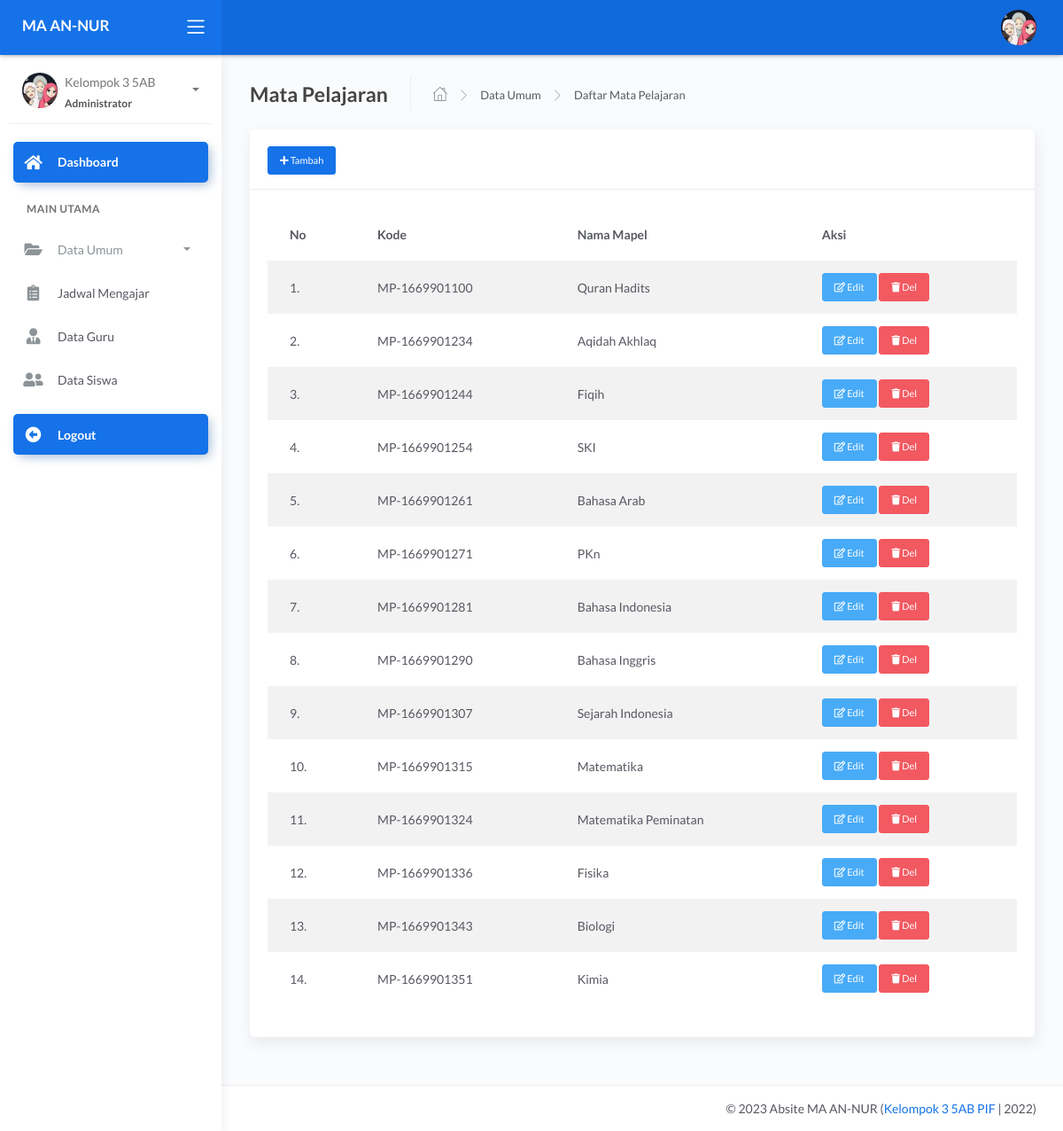
The page /admin/dashboard.php?page=master&act=mapel (signed in) on the database its author committed.
### tables this page shows
CREATE TABLE `tb_mapel` (
  `id_mapel` int(11) NOT NULL,
  `kode_mapel` varchar(40) NOT NULL,
  `mapel` varchar(60) NOT NULL
);

### admin/modul/master/mapel/data.php (the view, shortened to what this page needs)
<div class="page-inner">
          <div class="page-header">
            <h4 class="page-title">Mata Pelajaran</h4>
            <ul class="breadcrumbs">
              <li class="nav-home">
                <a href="dashboard.php">
                  <i class="flaticon-home"></i>
                </a>
              </li>
              <li class="separator">
                <i class="flaticon-right-arrow"></i>
              </li>
              <li class="nav-item">
                <a href="?page=master&act=mapel#base">Data Umum</a>
              </li>
              <li class="separator">
                <i class="flaticon-right-arrow"></i>
              </li>
              <li class="nav-item">
                <a href="?page=master&act=mapel">Daftar Mata Pelajaran</a>
              </li>
            </ul>
          </div>
          <div class="row">
            <div class="col-md-12">
              <div class="card">
                <div class="card-header">
                  <div class="card-title">
                     <a href="" class="btn btn-primary btn-sm text-white" data-toggle="modal" data-target="#myModal"><i class="fa fa-plus"></i> Tambah</a>
                  </div>
                </div>
                <div class="card-body">
                      <div class="table-responsive">
                 <table class="table table-hover table-striped">
                    <thead>
                        <tr>
                            <th>No</th>
                            <th>Kode</th>
                            <th>Nama Mapel</th>
                            <th>Aksi</th>
                        </tr>
                    </thead>
                    <tbody>
                        <?php
                        $no=1;
			$mapel = mysqli_query($con,"SELECT * FROM tb_mapel");
                        foreach ($mapel as $k) {?>
                        <tr>
                            <td><?=$no++;?>.</td>
                            <td><?=$k['kode_mapel'];?></td>
                            <td><?=$k['mapel'];?></td>
                            <td>
                            <a href="" class="btn btn-info btn-sm" data-toggle="modal" data-target="#edit<?=$k['id_mapel'] ?>"><i class="far fa-edit"></i> Edit</a>
                            <a class="btn btn-danger btn-sm" onclick="return confirm('Yakin Hapus Data ??')" href="?page=master&act=delmapel&id=<?=$k['id_mapel'] ?>"><i class="fas fa-trash"></i> Del</a>
                            </td>
                        </tr>
                    <?php } ?>
                    </tbody>
                </table>
</div>
</div>
</div>
</div>
</div>
</div>

### admin/dashboard.php (shortened to what this page needs)
<?php
 include '../config/db.php';
?> <script>
   <?php
$id_login = @$_SESSION['admin'];
$sql = mysqli_query($con,"SELECT * FROM tb_admin
 WHERE id_admin = '$id_login'") or die(mysqli_error($con));
$data = mysqli_fetch_array($sql);
?>
<!DOCTYPE html>
<html lang="en">
<head>
	<link rel="stylesheet" href="../assets/css/bootstrap.min.css">
	<link rel="stylesheet" href="../assets/css/atlantis.min.css">
	<link rel="stylesheet" href="../assets/css/demo.css">
</head>
<body>
	<div class="wrapper">
		<div class="main-header">
			<div class="logo-header" data-background-color="blue">
				<a href="dashboard.php" class="logo">
					<b class="text-white">MA AN-NUR</b>
				</a>
				<div class="nav-toggle">
					<button class="btn btn-toggle toggle-sidebar">
						<i class="icon-menu"></i>
					</button>
				</div>
			</div>
			<nav class="navbar navbar-header navbar-expand-lg" data-background-color="blue2">
				<div class="container-fluid">
					<ul class="navbar-nav topbar-nav ml-md-auto align-items-center">
						<li class="nav-item dropdown hidden-caret">
							<a class="dropdown-toggle profile-pic" data-toggle="dropdown" href="#" aria-expanded="false">
								<div class="avatar-sm">
									<img src="../assets/img/user/<?=$data['foto'] ?>" alt="..." class="avatar-img rounded-circle">
								</div>
							</a>
						</li>
					</ul>
				</div>
			</nav>
		</div>
		<div class="sidebar sidebar-style-2">
			<div class="sidebar-wrapper scrollbar scrollbar-inner">
				<div class="sidebar-content">
					<div class="user">
						<div class="avatar-sm float-left mr-2">
							<img src="../assets/img/user/<?=$data['foto'] ?>" alt="..." class="avatar-img rounded-circle">
						</div>
						<div class="info">
							<a data-toggle="collapse" href="#collapseExample" aria-expanded="true">
								<span>
									<?=$data['nama_lengkap'] ?>
									<span class="user-level">Administrator</span>
									<span class="caret"></span>
								</span>
							</a>
						</div>
					</div>
					<ul class="nav nav-primary">
						<li class="nav-item active">
							<a href="dashboard.php" class="collapsed">
								<i class="fas fa-home"></i>
								<p>Dashboard</p>
							</a>
						</li>
						<li class="nav-section">
							<h4 class="text-section">Main Utama</h4>
						</li>
						<li class="nav-item">
							<a data-toggle="collapse" href="#base">
								<i class="fas fa-folder-open"></i>
								<p>Data Umum</p>
								<span class="caret"></span>
							</a>
						</li>
						<li class="nav-item">
							<a class="collapse" href="?page=jadwal">
								<i class="fas fa-clipboard-list"></i>
								<span class="sub-item"> Jadwal Mengajar </span>
							</a>
						</li>
						<li class="nav-item">
							<a class="collapse" href="?page=guru">
								<i class="fas fa-user-tie"></i>
								<span class="sub-item"> Data Guru </span>
							</a>
						</li>
						<li class="nav-item">
							<a class="collapse" href="?page=siswa">
								<i class="fas fa-user-friends"></i>
								<span class="sub-item"> Data Siswa </span>
							</a>
						</li>
						<li class="nav-item active mt-3">
							<a href="logout.php" class="collapsed">
								<i class="fas fa-arrow-alt-circle-left"></i>
								<p>Logout</p>
							</a>
						</li>
					</ul>
				</div>
			</div>
		</div>
		<div class="main-panel">
			<div class="content">
				<?php
				$page= @$_GET['page'];
				$act = @$_GET['act'];
				if ($page=='master') {
					if ($act=='kelas') {
					include 'modul/master/kelas/data_kelas.php';
					}elseif ($act=='delkelas') {
					include 'modul/master/kelas/del.php';
					}elseif ($act=='semester') {
					include 'modul/master/semester/data.php';
					}elseif ($act=='delsemester') {
					include 'modul/master/semester/del.php';
					}elseif ($act=='set_semester') {
						include 'modul/master/semester/set.php';
					}
					elseif ($act=='ta') {
					include 'modul/master/ta/data.php';
					}elseif ($act=='delta') {
					include 'modul/master/ta/del.php';
					}elseif($act=='set_ta'){
						include 'modul/master/ta/set.php';
				}elseif ($act=='mapel') {
					include 'modul/master/mapel/data.php';
					}elseif ($act=='delmapel') {
					include 'modul/master/mapel/del.php';
					}
				}elseif ($page=='walas') {
					if ($act=='') {
					 include 'modul/wakel/data.php';
					}
        }
            elseif ($page=='rekap') {
					if ($act=='') {
						include 'modul/rekap/rekap_absen.php';
					}elseif ($act='rekap-perbulan') {
						include 'modul/rekap/rekap_perbulan.php';
					}
		}elseif ($page=='') {
			include 'modul/home.php';
		}else{
			echo "<b>Tidak ada Halaman</b>";
		}
				 ?>
			</div>
		<footer class="footer">
				<div class="container">
					<div class="copyright ml-auto">
						&copy; <?php echo date('Y');?> Absite MA AN-NUR (<a href=https://drive.google.com/drive/folders/1mzVJWcE3p5OrzQT06hjmPPyi2oG7Nsl9>Kelompok 3 5AB PIF </a> | 2022)
					</div>
				</div>
			</footer>
		</div>
	</div>
</body>
</html>

### rows shown on the page
tb_mapel: kode_mapel "MP-1669901100", mapel "Quran Hadits"
tb_mapel: kode_mapel "MP-1669901234", mapel "Aqidah Akhlaq"
tb_mapel: kode_mapel "MP-1669901244", mapel "Fiqih"
tb_mapel: kode_mapel "MP-1669901254", mapel "SKI"
tb_mapel: kode_mapel "MP-1669901261", mapel "Bahasa Arab"
tb_mapel: kode_mapel "MP-1669901271", mapel "PKn"
tb_mapel: kode_mapel "MP-1669901281", mapel "Bahasa Indonesia"
tb_mapel: kode_mapel "MP-1669901290", mapel "Bahasa Inggris"
tb_mapel: kode_mapel "MP-1669901307", mapel "Sejarah Indonesia"
tb_mapel: kode_mapel "MP-1669901315", mapel "Matematika"
tb_mapel: kode_mapel "MP-1669901324", mapel "Matematika Peminatan"
tb_mapel: kode_mapel "MP-1669901336", mapel "Fisika"
tb_mapel: kode_mapel "MP-1669901343", mapel "Biologi"
tb_mapel: kode_mapel "MP-1669901351", mapel "Kimia"

### other values the page prints
$data['nama_lengkap'] "Kelompok 3 5AB"
